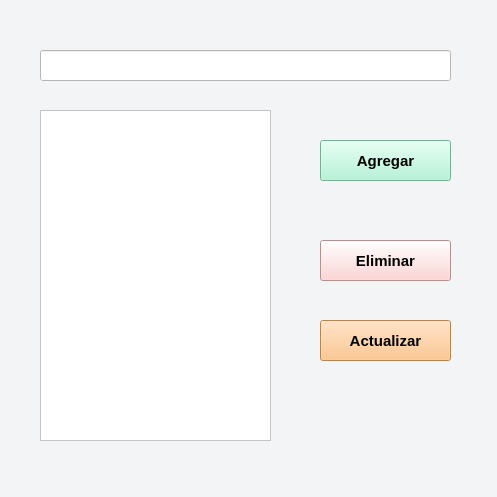
<?xml version="1.0" encoding="UTF-8"?>
<ui version="4.0">
 <class>MainWindow</class>
 <widget class="QMainWindow" name="MainWindow">
  <property name="geometry">
   <rect>
    <x>0</x>
    <y>0</y>
    <width>497</width>
    <height>497</height>
   </rect>
  </property>
  <property name="windowTitle">
   <string>MainWindow</string>
  </property>
  <property name="styleSheet">
   <string notr="true">background-color: rgb(243, 244, 246);</string>
  </property>
  <widget class="QWidget" name="centralwidget">
   <widget class="QLineEdit" name="edtTarea">
    <property name="geometry">
     <rect>
      <x>40</x>
      <y>50</y>
      <width>411</width>
      <height>31</height>
     </rect>
    </property>
    <property name="styleSheet">
     <string notr="true">background-color: rgb(255, 255, 255);</string>
    </property>
   </widget>
   <widget class="QPushButton" name="btnAgregar">
    <property name="geometry">
     <rect>
      <x>320</x>
      <y>140</y>
      <width>131</width>
      <height>41</height>
     </rect>
    </property>
    <property name="font">
     <font>
      <pointsize>11</pointsize>
      <weight>75</weight>
      <bold>true</bold>
     </font>
    </property>
    <property name="styleSheet">
     <string notr="true">background-color: rgb(167, 243, 208);

</string>
    </property>
    <property name="text">
     <string>Agregar</string>
    </property>
   </widget>
   <widget class="QPushButton" name="btnEliminar">
    <property name="geometry">
     <rect>
      <x>320</x>
      <y>240</y>
      <width>131</width>
      <height>41</height>
     </rect>
    </property>
    <property name="font">
     <font>
      <pointsize>11</pointsize>
      <weight>75</weight>
      <bold>true</bold>
     </font>
    </property>
    <property name="styleSheet">
     <string notr="true">background-color: rgb(254, 202, 202);</string>
    </property>
    <property name="text">
     <string>Eliminar</string>
    </property>
   </widget>
   <widget class="QListWidget" name="lstTareas">
    <property name="geometry">
     <rect>
      <x>40</x>
      <y>110</y>
      <width>231</width>
      <height>331</height>
     </rect>
    </property>
    <property name="styleSheet">
     <string notr="true">background-color: rgb(255, 255, 255);</string>
    </property>
   </widget>
   <widget class="QPushButton" name="btnActualizar">
    <property name="geometry">
     <rect>
      <x>320</x>
      <y>320</y>
      <width>131</width>
      <height>41</height>
     </rect>
    </property>
    <property name="font">
     <font>
      <pointsize>11</pointsize>
      <weight>75</weight>
      <bold>true</bold>
     </font>
    </property>
    <property name="styleSheet">
     <string notr="true">background-color: rgb(253, 186, 116);</string>
    </property>
    <property name="text">
     <string>Actualizar</string>
    </property>
   </widget>
  </widget>
  <widget class="QMenuBar" name="menubar">
   <property name="geometry">
    <rect>
     <x>0</x>
     <y>0</y>
     <width>497</width>
     <height>21</height>
    </rect>
   </property>
  </widget>
  <widget class="QStatusBar" name="statusbar"/>
 </widget>
 <resources/>
 <connections/>
</ui>
